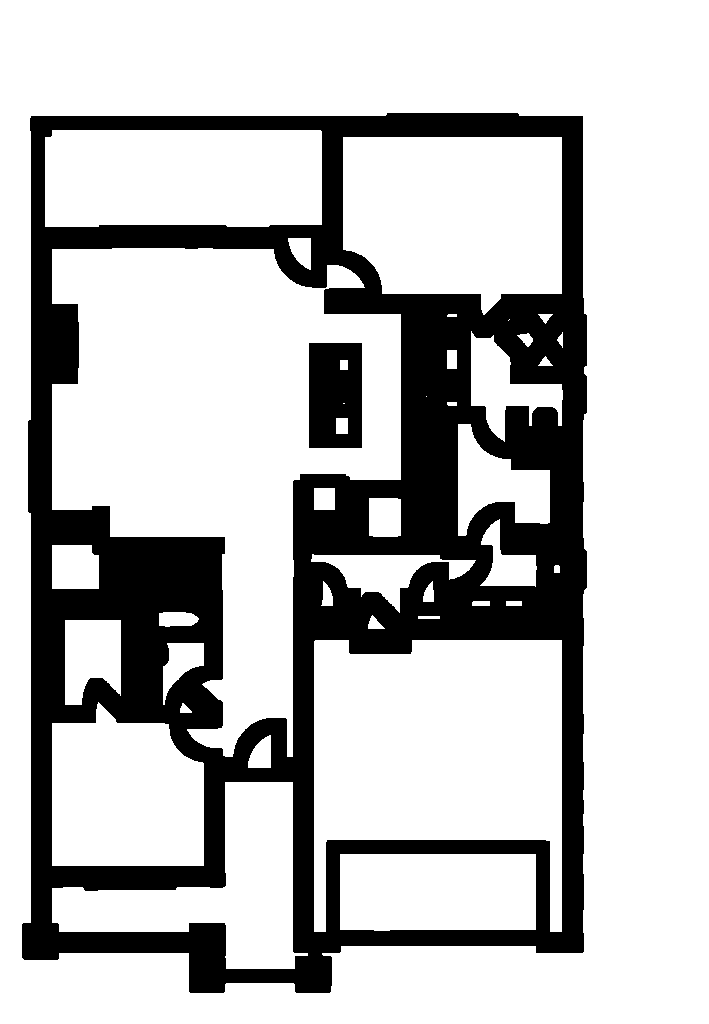
#> input picture backend/debug_rooms.png, 709 x 1024 px
$ python -i door_window_detector.py   (imports and definitions only)
#> lines starting #> are read from the running program, lines starting #| are printed output that depends on the picture; after the words box and inside, x2 and y2 are one past the last pixel; in counts of white or black regions, pixels touching at a corner belong together
import cv2
import numpy as np
import math


def detect_arcs(gray):
    """
    Detect door arcs (quarter circles) using HoughCircles.
    In floor plans, doors are shown as arcs + straight line.
    """
    blurred = cv2.GaussianBlur(gray, (5, 5), 0)
    circles = cv2.HoughCircles(
        blurred,
        cv2.HOUGH_GRADIENT,
        dp=1.5,
        minDist=30,
        param1=50,
        param2=25,
        minRadius=15,
        maxRadius=80
    )
    doors = []
    if circles is not None:
        circles = np.round(circles[0, :]).astype("int")
        for (cx, cy, r) in circles:
            doors.append({
                "x": int(cx - r),
                "y": int(cy - r),
                "width": int(r * 2),
                "height": int(r * 2),
                "center_x": int(cx),
                "center_y": int(cy),
                "radius": int(r),
                "type": "arc_door"
            })
    return doors


# [65 lines left out: functions detect_wall_gaps, classify_openings, not called in this run]


def detect_triple_lines(gray):
    """
    Windows in floor plans often appear as 3 parallel lines.
    Detect using morphological analysis.
    """
    # Detect thin parallel line clusters
    windows = []
    edges = cv2.Canny(gray, 40, 120)
    kernel_h = np.ones((1, 20), np.uint8)
    kernel_v = np.ones((20, 1), np.uint8)

    h_lines = cv2.morphologyEx(edges, cv2.MORPH_CLOSE, kernel_h)
    v_lines = cv2.morphologyEx(edges, cv2.MORPH_CLOSE, kernel_v)

    for lines_img in [h_lines, v_lines]:
        contours, _ = cv2.findContours(lines_img, cv2.RETR_EXTERNAL, cv2.CHAIN_APPROX_SIMPLE)
        for cnt in contours:
            area = cv2.contourArea(cnt)
            if 300 < area < 4000:
                x, y, w, h = cv2.boundingRect(cnt)
                ar = w / max(h, 1)
                if ar > 3 or ar < 0.33:
                    windows.append({
                        "x": int(x), "y": int(y),
                        "width": int(w), "height": int(h),
                        "opening_type": "window"
                    })
    return windows


def detect_doors_windows(image, walls=None):
    """
    Multi-method door & window detection:
    1. Arc detection (HoughCircles) → doors
    2. Wall gap detection → doors/windows
    3. Triple-line detection → windows
    """
    gray = cv2.cvtColor(image, cv2.COLOR_BGR2GRAY)

    # Method 1: Arc-based door detection
    arc_doors = detect_arcs(gray)

    # Method 2: Wall gap detection
    gap_doors, gap_windows = [], []
    if walls:
        openings = detect_wall_gaps(gray, walls)
        gap_doors, gap_windows = classify_openings(openings)

    # Method 3: Triple line windows
    triple_windows = detect_triple_lines(gray)

    # Combine
    all_doors = arc_doors + gap_doors
    all_windows = gap_windows + triple_windows

    # Deduplicate by proximity
    def dedup(items, dist=40):
        out = []
        for item in items:
            cx = item["x"] + item["width"] / 2
            cy = item["y"] + item["height"] / 2
            dup = False
            for kept in out:
                kx = kept["x"] + kept["width"] / 2
                ky = kept["y"] + kept["height"] / 2
                if math.sqrt((cx-kx)**2 + (cy-ky)**2) < dist:
                    dup = True
                    break
            if not dup:
                out.append(item)
        return out

    all_doors = dedup(all_doors)
    all_windows = dedup(all_windows)

    return all_doors, all_windows

>>> import cv2
>>> picture = cv2.imread('../debug_rooms.png')
#> picture is the input picture: shape (1024, 709, 3); 75.2% white; 2 black regions, box (x1, y1, x2, y2) and area: (22, 113, 587, 993) 174904, (309, 343, 362, 448) 5291
>>> result = detect_doors_windows(picture)
#> in detect_arcs, `circles = cv2.HoughCircles( blurred, cv2.HOUGH_GRADIENT, dp=1.5, minDi..`: circles = 45 rows, first 8: [335.2, 294.8, 47.55], [210.8, 711.8, 47.25], [516.8, 399.8, 69.15], [321.8, 525.8, 79.05], [378.8, 891.8, 53.85], [278.2, 762.8, 47.1], [507.8, 543.8, 43.8], [233.2, 678.8, 72.3]
#> in detect_arcs, `circles = np.round(circles[0, :]).astype("int")`: circles = 45 rows, first 8: [335, 295, 48], [211, 712, 47], [517, 400, 69], [322, 526, 79], [379, 892, 54], [278, 763, 47], [508, 544, 44], [233, 679, 72]
#> the loop in detect_arcs, `for (cx, cy, r) in circles:` made 45 passes
#> (cx, cy, r) on passes 1 to 12: (335, 295, 48), (211, 712, 47), (517, 400, 69), (322, 526, 79), (379, 892, 54), (278, 763, 47), (508, 544, 44), (233, 679, 72), (320, 239, 49), (535, 355, 64), (529, 568, 57), (427, 526, 59)
#> after the loop in detect_arcs, `for (cx, cy, r) in circles:`: doors = 45 items
#> in detect_triple_lines, `edges = cv2.Canny(gray, 40, 120)`:
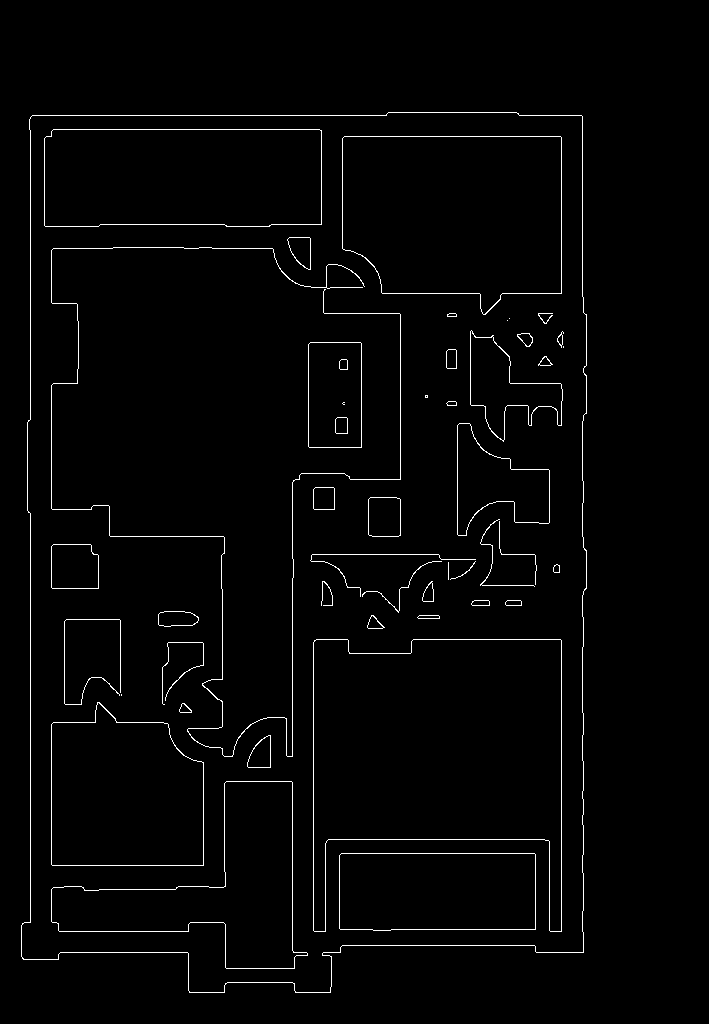
#> edges: shape (1024, 709); 1.9% white in thin lines or dots, all inside (x1, y1, x2, y2) = (21, 112, 587, 993)
#> in detect_triple_lines, `h_lines = cv2.morphologyEx(edges, cv2.MORPH_CLOSE, kernel_h)`:
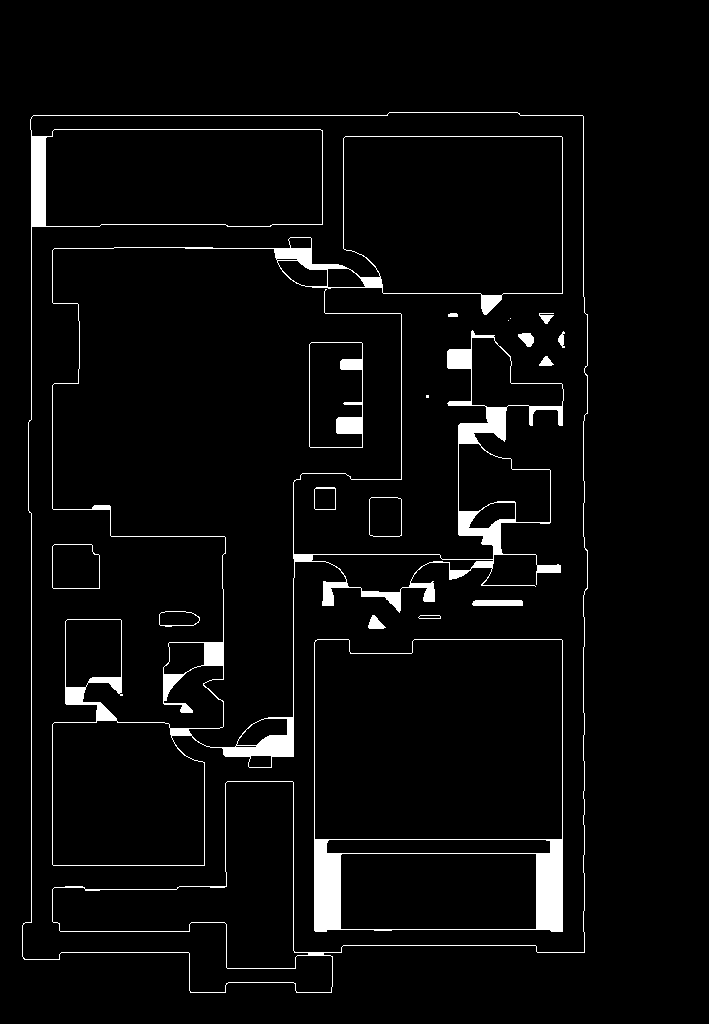
#> h_lines: shape (1024, 709); 3.8% white; 19 white regions (3 under 20 px), largest, box (x1, y1, x2, y2) and area: (52, 136, 564, 866) 13670, (314, 639, 563, 932) 5879, (22, 112, 588, 993) 5859
#> in detect_triple_lines, `v_lines = cv2.morphologyEx(edges, cv2.MORPH_CLOSE, kernel_v)`:
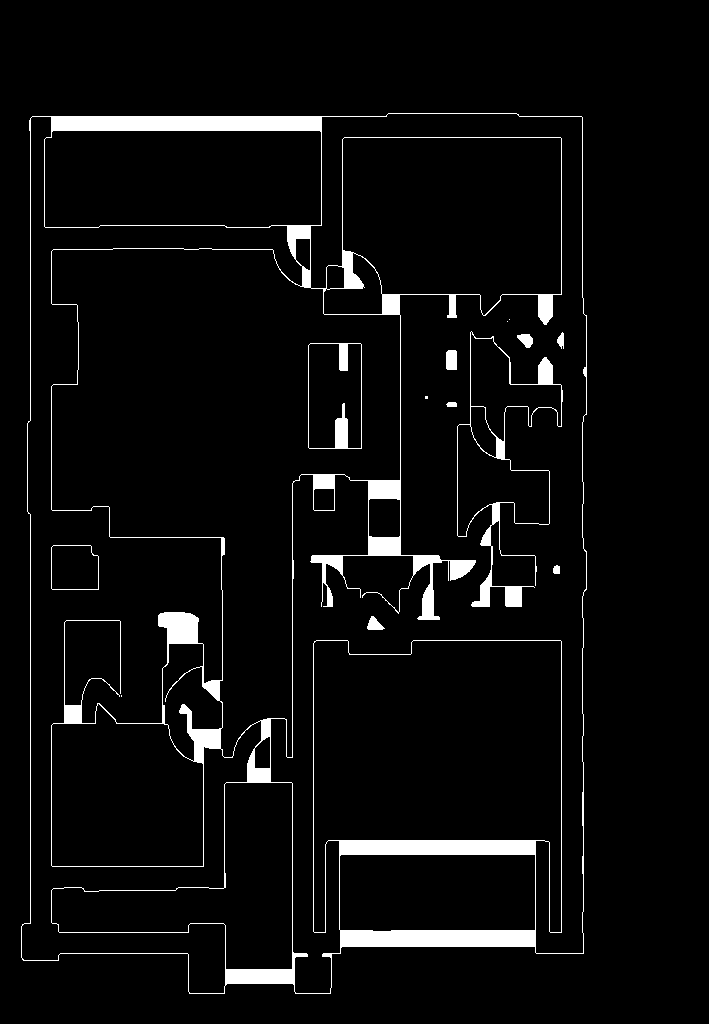
#> v_lines: shape (1024, 709); 4.6% white; 14 white regions (4 under 20 px), largest, box (x1, y1, x2, y2) and area: (21, 113, 587, 994) 29208, (457, 331, 563, 607) 2616, (308, 343, 362, 449) 984
#> the loop in detect_triple_lines, `for lines_img in [h_lines, v_lines]:` made 2 passes
#> after the loop in detect_triple_lines, `for lines_img in [h_lines, v_lines]:`: windows = []
#> in detect_doors_windows, `all_doors = arc_doors + gap_doors`: all_doors = 45 items
#> in detect_doors_windows, `all_windows = gap_windows + triple_windows`: all_windows = []
#> the loop in dedup, `for item in items:` made 45 passes
#> (cx, cy) on passes 1 to 12: (335, 295), (211, 712), (517, 400), (322, 526), (379, 892), (278, 763), (508, 544), (233, 679), (320, 239), (535, 355), (529, 568), (427, 526)
#> after the loop in dedup, `for item in items:`: out = 29 items
